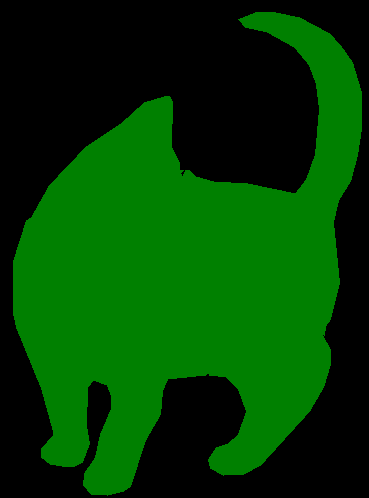
#> input picture 8_final_proj/Team_TKH/dataset/cat_and_dog_dataset/SegmentationClass/cat.142.png, 369 x 498 px; its folder holds only this picture in this run
$ jupyter execute image_encoding.ipynb   (text cells are left out)
#> lines starting #> are read from the running program, lines starting #| are printed output that depends on the picture; after the words box and inside, x2 and y2 are one past the last pixel; in counts of white or black regions, pixels touching at a corner belong together; pictures that were not available may be replaced by others from this repository, and a replacement may not be noted
[cell 1]
import os
import cv2
import numpy as np
from PIL import Image
from tqdm import tqdm

[cell 2]
def create_color_to_label_map(mask_folder_path):
    """
    Scans all masks in a folder to find unique colors and create a mapping
    from color to a class label.
    """
    print(f"Scanning masks in '{mask_folder_path}'...")

    unique_colors = set()


    mask_files = os.listdir(mask_folder_path)
    print(mask_files)

    for filename in tqdm(mask_files, desc="Finding unique colors"):
        mask_path = os.path.join(mask_folder_path, filename)

        # Open the mask image and convert to a NumPy array
        mask_bgr = cv2.imread(mask_path)
#> mask_bgr is the input picture: shape (498, 369, 3); mean B, G, R 0, 63.4, 0

        mask_rgb = cv2.cvtColor(mask_bgr, cv2.COLOR_BGR2RGB)
        # Reshape the (H, W, C) array to (H*W, C) to get a list of pixels
        pixels = mask_rgb.reshape(-1, 3)

        # Get unique rows (unique RGB colors)
        unique_pixel_colors = np.unique(pixels, axis=0)
#> unique_pixel_colors = [[0, 0, 0], [0, 128, 0]]

        # Add the unique colors found in this image to our overall set
        for color in unique_pixel_colors:
            unique_colors.add(tuple(color))
#> this loop made 2 passes
#> after the loop, unique_colors = 2 items


    sorted_colors = sorted(list(unique_colors))
#> sorted_colors = [(0, 0, 0), (0, 128, 0)]

    # Create the color-to-label dictionary
    color_to_label = {color: label for label, color in enumerate(sorted_colors)}
#> color_to_label = {(0, 0, 0): 0, (0, 128, 0): 1}

    print("\nScan complete!")
    print(f"Found {len(color_to_label)} unique classes.")
#| Found 2 unique classes.

    return color_to_label

[cell 3]
mask_path = "dataset/cat_and_dog_dataset/SegmentationClass"
COLOR_TO_LABEL = create_color_to_label_map(mask_path)
#> COLOR_TO_LABEL = {(0, 0, 0): 0, (0, 128, 0): 1}
COLOR_TO_LABEL
#> Out = {(0, 0, 0): 0, (0, 128, 0): 1}

[cell 4]
import numpy as np
import cv2
from PIL import Image

def encode_mask_to_grayscale(mask_path, color_map):
    """
    Converts an RGB segmentation mask to a grayscale mask with class labels.
    """
    mask_bgr = cv2.imread(mask_path)
    mask_rgb = cv2.cvtColor(mask_bgr, cv2.COLOR_BGR2RGB)
    height, width, _ = mask_rgb.shape
#> height = 498; width = 369

    # Create an empty grayscale mask (height x width)
    mask_grayscale = np.zeros((height, width), dtype=np.uint8)

    # For each color in our map, find where it is in the mask and assign the label
    for color, label in color_map.items():
        # Find pixels matching the color
        matches = np.where(np.all(mask_rgb == color, axis=-1))
        mask_grayscale[matches] = label
#> this loop made 2 passes
#> (color, label, matches) on passes 1 to 2: ((0, 0, 0), 0, 92761 positions, rows 0 to 497, columns 0 to 368), ((0, 128, 0), 1, 91001 positions, rows 12 to 495, columns 13 to 361)
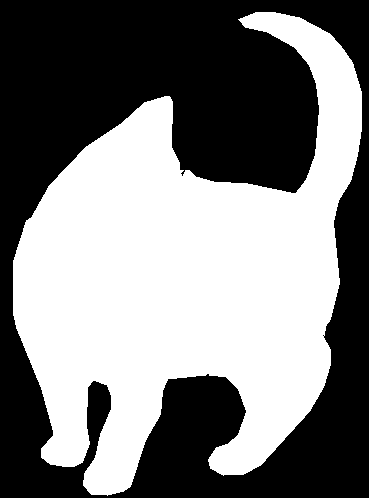
#> mask_grayscale: shape (498, 369); values 0 (black) and 1 (white), 49.5% white; 1 white region, box (x1, y1, x2, y2) and area: (13, 12, 362, 496) 91001

    return mask_grayscale

[cell 5]
input_dir = "dataset/cat_and_dog_dataset/SegmentationClass"
output_dir = "dataset/cat_and_dog_dataset/encoded_masks"
mask_files = os.listdir(input_dir)
current_path = os.getcwd()

os.makedirs(os.path.join(current_path, output_dir), exist_ok=True)

for filename in tqdm(mask_files, desc="Encoding masks"):
    if filename.endswith(('.jpg', '.png')):
        mask_path = os.path.join(input_dir, filename)

        grayscale_label_mask = encode_mask_to_grayscale(mask_path, COLOR_TO_LABEL).astype(np.uint8)

        save_path = os.path.join(current_path, output_dir, os.path.splitext(filename)[0] + '.jpg')
        cv2.imwrite(save_path, grayscale_label_mask)

[cell 6]
import matplotlib.pyplot as plt
save_path = "dataset/cat_and_dog_dataset/encoded_masks/cat.1.jpg"
new_grayscale_label_mask = cv2.imread(save_path, cv2.IMREAD_GRAYSCALE)
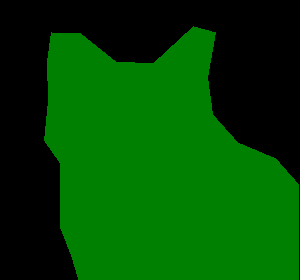
#> input picture 8_final_proj/team_mdy/data_dataset_voc/SegmentationClass/cat.1.png, 300 x 280 px, given in place of cat.1.jpg, which was not available
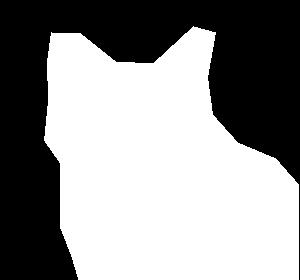
#> new_grayscale_label_mask: shape (280, 300); values 0 (black) and 75 (white), 57% white; 1 black region, box (x1, y1, x2, y2) and area: (0, 0, 300, 280) 36114
plt.imshow(new_grayscale_label_mask)
